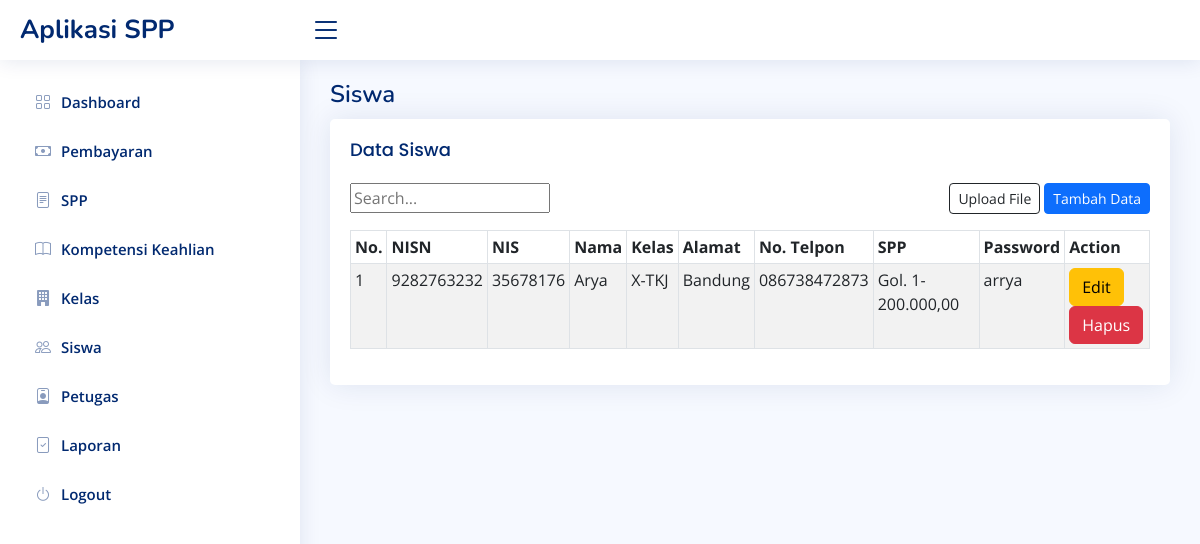
The page /admin/siswa.php (signed in) on the database its author committed.
### tables this page shows
CREATE TABLE `siswa` (
  `nisn` char(10) NOT NULL,
  `nis` char(8) NOT NULL,
  `nama` varchar(35) NOT NULL,
  `id_kelas` int(11) NOT NULL,
  `alamat` text NOT NULL,
  `no_telp` varchar(13) NOT NULL,
  `id_spp` int(11) NOT NULL,
  `password` varchar(32) NOT NULL
);

CREATE TABLE `kelas` (
  `id_kelas` int(11) NOT NULL,
  `nama_kelas` varchar(10) NOT NULL,
  `id_komp` int(11) NOT NULL
);

CREATE TABLE `kompetensi` (
  `id_komp` int(11) NOT NULL,
  `nama_komp` varchar(50) NOT NULL
);

CREATE TABLE `spp` (
  `id_spp` int(11) NOT NULL,
  `tahun` int(11) NOT NULL,
  `golongan` enum('1','2') NOT NULL,
  `nominal` int(11) NOT NULL
);

### admin/siswa.php (the view, shortened to what this page needs)
<?php
include "../config/koneksi.php";
?>
<!DOCTYPE html>
<html lang="en">
<head>
  <?php include "header.php"; ?>
</head>
<body>
<?php include "sidebar.php"; ?>
  <main id="main" class="main">
    <div class="pagetitle">
      <h1>Siswa</h1>
    </div>
    <section class="section">
      <div class="row">
        <div class="col">
            <div class="card">
                <div class="card-body">
                    <h5 class="card-title">Data Siswa</h5>
                    <div class="row">
                        <div class="col">
                        <button type="button" class="btn btn-primary btn-sm float-end mb-3" data-bs-toggle="modal" data-bs-target="#exampleModal">
                            Tambah Data
                            </button>
                            <button class="btn btn-outline-dark btn-sm float-end me-1 mb-3" data-bs-toggle="modal" data-bs-target="#uploadModal">Upload File</button>
                            <input class="col-3 mb-3" type="text" id="myInput" onkeyup="myFunction()" placeholder="Search...">
                        </div>
                    </div>
                <div class="table-responsive">
                    <table class="table table-bordered table-striped table-sm" id="myTable">
                    <thead>
                    <tr>
                        <th>No.</th>
                        <th>NISN</th>
                        <th>NIS</th>
                        <th>Nama</th>
                        <th>Kelas</th>
                        <th>Alamat</th>
                        <th>No. Telpon</th>
                        <th>SPP</th>
                        <th>Password</th>
                        <th>Action</th>
                        </tr>
                    </thead>
                    <tbody>
                            <?php
                            $sql = "select *from siswa,spp,kelas,kompetensi where siswa.id_kelas=kelas.id_kelas and siswa.id_spp=spp.id_spp and kelas.id_komp=kompetensi.id_komp order by nama asc";
                            $query = mysqli_query($koneksi, $sql);
                            $no = 1;
                            foreach($query as $r2) {
                                $nisn   = $r2['nisn'];
                                $nis   = $r2['nis'];
                                $nama   = $r2['nama'];
                                $kelas   = $r2['nama_kelas'];
                                $komp = $r2['nama_komp'];
                                $alamat   = $r2['alamat'];
                                $no_telp   = $r2['no_telp'];
                                $nominal   = $r2['nominal'];
                                $golongan = $r2['golongan'];
                                $password   = $r2['password'];
                            ?>
                                <tr>
                                    <td scope="row"><?php echo $no++; ?></td>
                                    <td scope="row"><?php echo $nisn; ?></td>
                                    <td scope="row"><?php echo $nis; ?></td>
                                    <td scope="row"><?php echo $nama; ?></td>
                                    <td scope="row"><?php echo $kelas; ?>-<?php echo $komp; ?></td>
                                    <td scope="row"><?php echo $alamat; ?></td>
                                    <td scope="row"><?php echo $no_telp; ?></td>
                                    <td scope="row">Gol. <?php echo $golongan; ?>-<?php echo number_format($nominal,2,',','.');?></td>
                                    <td scope="row"><?php echo $password; ?></td>
                                    <td scope="row">
                                    <button type="button" class="btn btn-warning" data-bs-toggle="modal" data-bs-target="#editModal<?php echo $nisn; ?>">Edit</button>
                                        <a onclick = "return confirm('Apakah Anda Yakin Ingin Menghapus Data?')" href = "siswa.php?hapus=<?php echo $nisn;?>" class = "btn btn-danger">Hapus</a>
                                    </td>
                                </tr>
                            <?php
                            }
                            ?>
                        </tbody>
                    </table>
                </div>
                </div>
            </div>
        </div>
      </div>
    </section>
  </main>
</body>
</html>

### assets/css/style.css (style rules this page uses)
:root { scroll-behavior: smooth; }
body { font-family: "Open Sans", sans-serif; background: #f6f9ff; color: #444444; }
a { color: #4154f1; text-decoration: none; }
h1, h2, h3, h4, h5, h6 { font-family: "Nunito", sans-serif; }
#main { margin-top: 60px; padding: 20px 30px; transition: all 0.3s; }
.pagetitle { margin-bottom: 10px; }
.pagetitle h1 { font-size: 24px; margin-bottom: 0; font-weight: 600; color: #012970; }
.card { margin-bottom: 30px; border: none; border-radius: 5px; box-shadow: 0px 0 30px rgba(1, 41, 112, 0.1); }
.card-title { padding: 20px 0 15px 0; font-size: 18px; font-weight: 500; color: #012970; font-family: "Poppins", sans-serif; }
.card-body { padding: 0 20px 20px 20px; }
@media (min-width: 1200px) { #main, #footer { margin-left: 300px; } }

### rows shown on the page
siswa: nisn "9282763232", nis "35678176", nama "Arya", id_kelas.nama_kelas "X", kompetensi.nama_komp "TKJ", alamat "Bandung", no_telp "086738472873", id_spp.golongan "1", id_spp.nominal "200.000,00", password "arrya"
